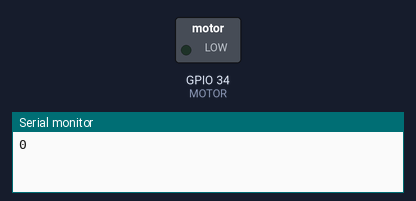
A sketch run on a simulated ESP32. On the bench: switched loads named in the sketch (green lamp = pin HIGH), the last lines printed to the serial monitor.

Above: at 0.1 s.
At 39.75 s:
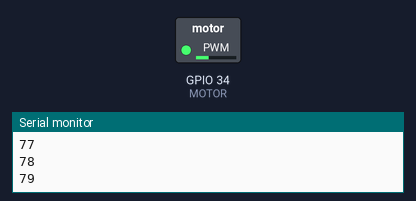
Timing chart, 0 to 40.0 s (numbered marks = the images above):
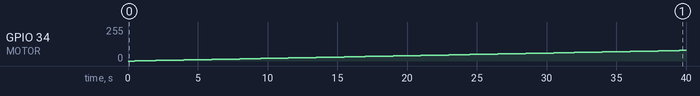

Measured:
- by itself, GPIO 34 (MOTOR): moves from 0/255 to 79/255 over 39.0 s

The sketch:

MotorDC.ino
```cpp
int MOTOR = 34;
int i;
void setup() {
  pinMode(MOTOR,OUTPUT);
  analogWrite(MOTOR,0);
  Serial.begin(9600);
}
void loop() {
  for(i=0; i<=255; i++){
    analogWrite(MOTOR,i);
    Serial.println(i);
    delay(500);
  }
  for(i=255; i<=0; i--){
    analogWrite(MOTOR,i);
    Serial.println(i);
    delay(500);
  }

}
```
